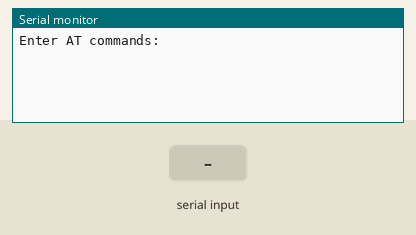
The sketch below on a simulated Arduino Uno, built with avr-gcc and run on an emulated ATmega328P. On the bench: the last lines printed to the serial monitor. The inputs (shaded band) are chosen by the test bench.

Above: at 1.2 s.
1.3 s: "1" received over the second serial link
At 1.8 s:
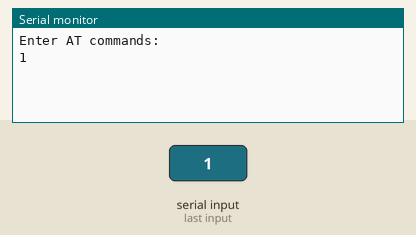
2.8 s: "0" received over the second serial link
At 4.2 s:
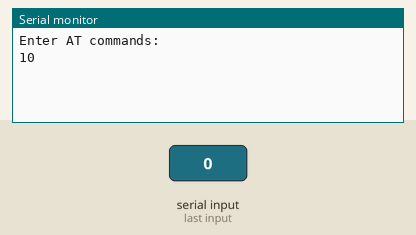

Measured:
- after the input at 1.3 s, the serial monitor: prints a new line at once (image 1)
- after the input at 2.8 s, the serial monitor: prints a new line at once (image 2)

The sketch:

hc-06_commands.ino
```cpp
// From: http://www.instructables.com/id/AT-command-mode-of-HC-05-Bluetooth-module/?ALLSTEPS
// This is used to write commands to the HC-06 bluetooth module
// Connect pins 10 and 11 to the bluetooth chip and send commands
// via serial port monitor WITHOUT line endings

// Commands:
//AT : Check the connection
//AT+NAMEX: Set name by replacing X
//AT+BAUDX: Set baudrate by replacing X (see below)
//AT+VERSION : Get version

// Baudrates:
//1 set to 1200bps
//2 set to 2400bps
//3 set to 4800bps
//4 set to 9600bps (Default)
//5 set to 19200bps
//6 set to 38400bps
//7 set to 57600bps
//8 set to 115200bps

#include <SoftwareSerial.h>

SoftwareSerial mySerial(10, 11); // RX, TX

void setup()
{
  Serial.begin(115200);
  Serial.println("Enter AT commands:");
  mySerial.begin(19200);
}

void loop()
{
  if (mySerial.available())
    Serial.write(mySerial.read());
  if (Serial.available())
    mySerial.write(Serial.read());
}
```
